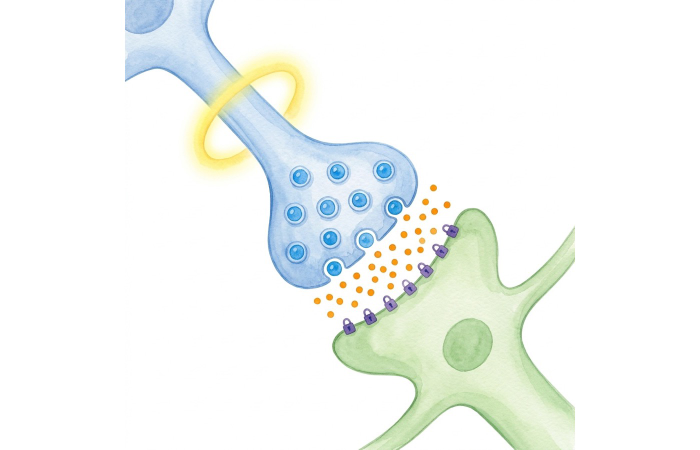
#> input picture synapse-anatomy.png, 1400 x 900 px, found by its file name (shown at 1/2 size)
$ python remove_bg_workspace.py ../synapse-anatomy.png ../synapse-anatomy.png
#> lines starting #> are read from the running program, lines starting #| are printed output that depends on the picture
import os
import sys
from PIL import Image, ImageDraw

def process(input_filename, output_filename):
#> called with input_filename = '../synapse-anatomy.png', output_filename = '../synapse-anatomy.png'
    home = os.path.expanduser("~")
    brain_dir = os.path.join(home, ".gemini", "antigravity", "brain", "331be46c-d582-43d8-83b7-41d827124aa8")
    input_path = os.path.join(brain_dir, input_filename)

    workspace_dir = os.path.dirname(os.path.dirname(os.path.abspath(__file__)))
    output_dir = os.path.join(workspace_dir, "img", "capybara")
    if not os.path.exists(output_dir):
        os.makedirs(output_dir)

    output_path = os.path.join(output_dir, output_filename)

    print(f"Loading '{input_path}'...")
    img = Image.open(input_path).convert("RGBA")

    # 1. Floodfill from all 4 corners to remove pure white background
    w, h = img.size
#> w = 1400; h = 900
    for c in [(0, 0), (w-1, 0), (0, h-1), (w-1, h-1)]:
        if sum(img.getpixel(c)[:3]) > 700:
            ImageDraw.floodfill(img, xy=c, value=(255, 255, 255, 0), thresh=40)

    # 2. Halo removal (2 passes to catch 1px and 2px light-colored fringing)
    pixels = img.load()

    for pass_num in range(2):
        halo_pixels = []
        for y in range(h):
            for x in range(w):
                if pixels[x, y][3] > 0:  # If pixel is not transparent
                    # Check if it borders a transparent pixel
                    is_edge = False
                    for dx, dy in [(0,1), (1,0), (0,-1), (-1,0)]:
                        nx, ny = x + dx, y + dy
                        if 0 <= nx < w and 0 <= ny < h:
                            if pixels[nx, ny][3] == 0:
                                is_edge = True
                                break

                    if is_edge:
                        r, g, b, a = pixels[x, y]
                        # Only dissolve the pixel if it is a light color (white/gray fringe)
                        if r > 120 and g > 120 and b > 120:
                            halo_pixels.append((x, y))

        # Clear the identified halo pixels
        for x, y in halo_pixels:
            pixels[x, y] = (255, 255, 255, 0)

    img.save(output_path, "PNG")
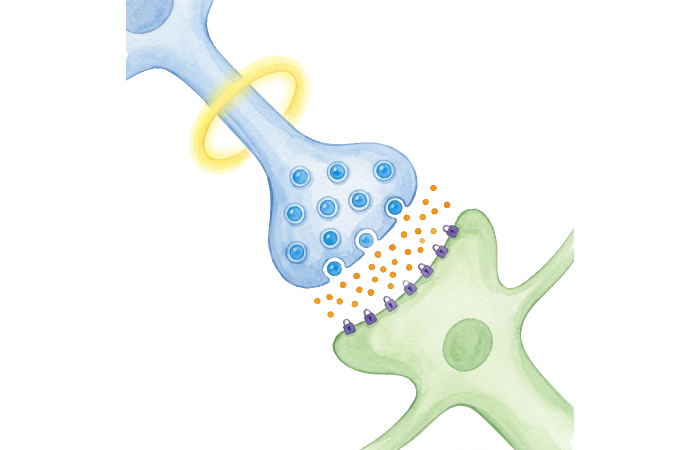
#> saved as synapse-anatomy.png: PIL image 1400x900 RGBA (shown at 1/2 size); mean R, G, B, A 244, 247.7, 244.6, 55.2; transparent parts drawn white
    print(f"Background successfully removed. Saved to: {output_path}")

if __name__ == "__main__":
    if len(sys.argv) != 3:
        print("Usage: python remove_bg_workspace.py <input_filename> <output_filename>")
        sys.exit(1)

    process(sys.argv[1], sys.argv[2])
